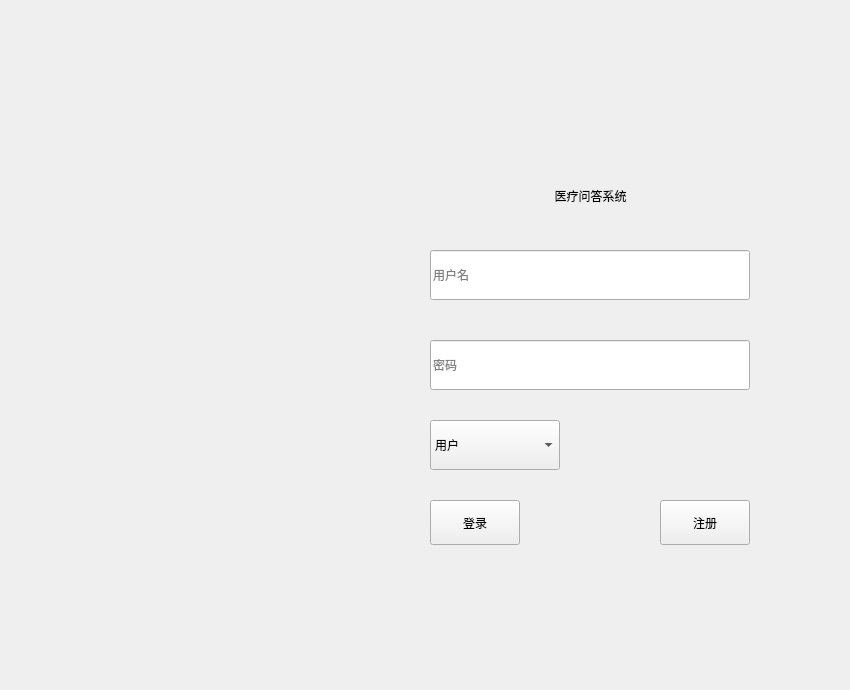
   <widget class="QWidget" name="tab">
    <attribute name="title">
     <string>Tab 1</string>
    </attribute>
    <widget class="QLabel" name="Login_Error">
     <property name="geometry">
      <rect>
       <x>340</x>
       <y>570</y>
       <width>501</width>
       <height>111</height>
      </rect>
     </property>
     <property name="styleSheet">
      <string notr="true">font: 11pt &quot;黑体&quot;;
color: rgb(255, 0, 0);</string>
     </property>
     <property name="text">
      <string/>
     </property>
     <property name="alignment">
      <set>Qt::AlignCenter</set>
     </property>
    </widget>
    <widget class="QLabel" name="label">
     <property name="geometry">
      <rect>
       <x>470</x>
       <y>160</y>
       <width>241</width>
       <height>71</height>
      </rect>
     </property>
     <property name="styleSheet">
      <string notr="true">font: 20pt &quot;黑体&quot;;</string>
     </property>
     <property name="text">
      <string>医疗问答系统</string>
     </property>
     <property name="alignment">
      <set>Qt::AlignCenter</set>
     </property>
    </widget>
    <widget class="QLineEdit" name="UsernameLineEdit">
     <property name="geometry">
      <rect>
       <x>430</x>
       <y>250</y>
       <width>320</width>
       <height>50</height>
      </rect>
     </property>
     <property name="styleSheet">
      <string notr="true">font: 11pt &quot;黑体&quot;;</string>
     </property>
     <property name="placeholderText">
      <string>用户名</string>
     </property>
    </widget>
    <widget class="QLineEdit" name="PasswordLineEdit">
     <property name="geometry">
      <rect>
       <x>430</x>
       <y>340</y>
       <width>320</width>
       <height>50</height>
      </rect>
     </property>
     <property name="styleSheet">
      <string notr="true">font: 11pt &quot;黑体&quot;;</string>
     </property>
     <property name="echoMode">
      <enum>QLineEdit::Password</enum>
     </property>
     <property name="placeholderText">
      <string>密码</string>
     </property>
    </widget>
    <widget class="QComboBox" name="LoginComboBox">
     <property name="geometry">
      <rect>
       <x>430</x>
       <y>420</y>
       <width>130</width>
       <height>50</height>
      </rect>
     </property>
     <property name="styleSheet">
      <string notr="true">font: 11pt &quot;黑体&quot;;</string>
     </property>
     <item>
      <property name="text">
       <string>用户</string>
      </property>
     </item>
     <item>
      <property name="text">
       <string>专家</string>
      </property>
     </item>
     <item>
      <property name="text">
       <string>管理员</string>
      </property>
     </item>
    </widget>
    <widget class="QPushButton" name="LoginPushButton">
     <property name="geometry">
      <rect>
       <x>430</x>
       <y>500</y>
       <width>90</width>
       <height>45</height>
      </rect>
     </property>
     <property name="styleSheet">
      <string notr="true">font: 12pt &quot;黑体&quot;;</string>
     </property>
     <property name="text">
      <string>登录</string>
     </property>
    </widget>
    <widget class="QPushButton" name="RegitPushButton">
     <property name="geometry">
      <rect>
       <x>660</x>
       <y>500</y>
       <width>90</width>
       <height>45</height>
      </rect>
     </property>
     <property name="styleSheet">
      <string notr="true">font: 12pt &quot;黑体&quot;;</string>
     </property>
     <property name="text">
      <string>注册</string>
     </property>
    </widget>
   </widget>
